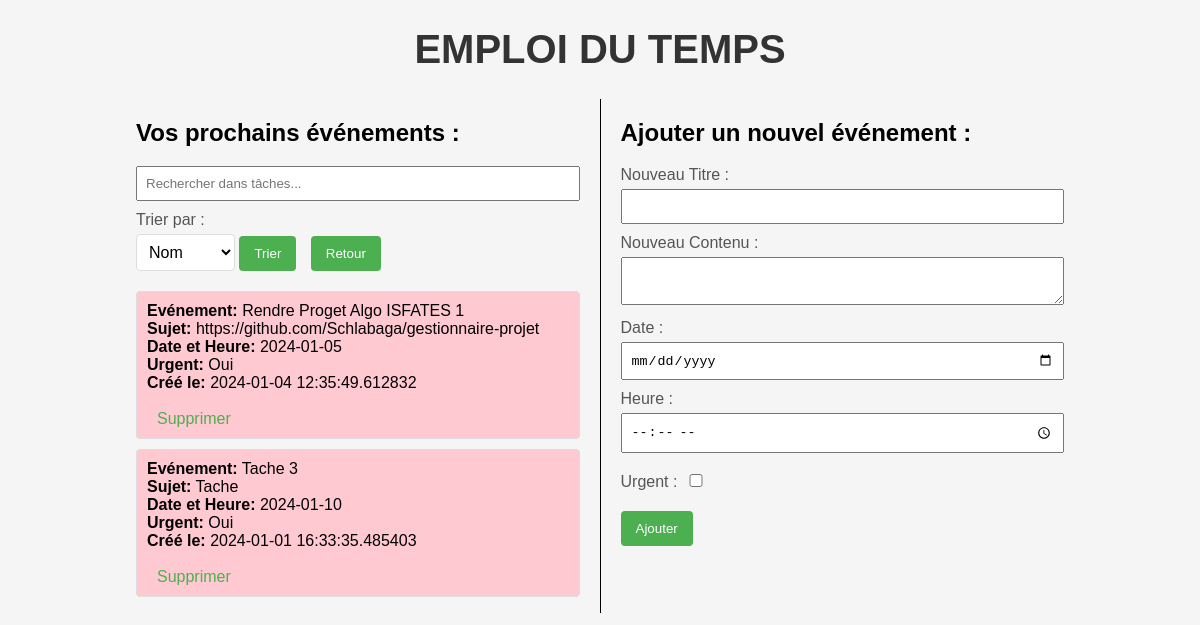
Before: / with the older database file.
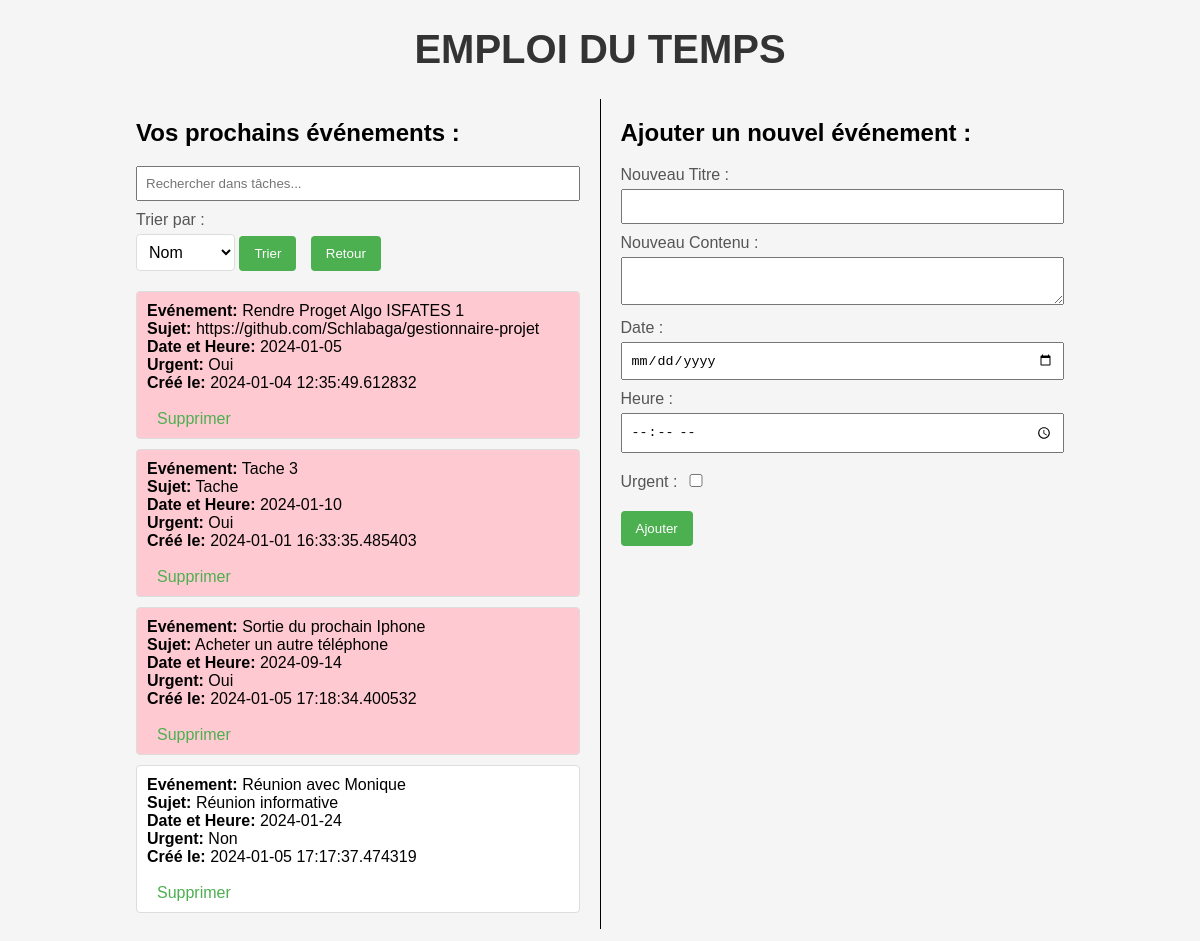
After: the same page with the newer database file.
### tables this page shows
CREATE TABLE taches (
                id INTEGER PRIMARY KEY AUTOINCREMENT,
                titre TEXT NOT NULL,
                contenu TEXT NOT NULL,
                date DATETIME,
                urgent BIT, 
                creation DATETIME DEFAULT CURRENT_TIMESTAMP  
            );

### main.py (the view)
    def accueil(self):
        self.gestionnaire_taches.supprimer_taches_expirees()
        taches = self.gestionnaire_taches.recuperer_taches()
        return render_template('accueil.html', taches=taches)

### main.py (called while the page is built)
    def recuperer_taches(self):
        with self.base_de_donnees as conn:
            cursor = conn.cursor()
            cursor.execute('SELECT id, titre, contenu, urgent, date, creation FROM taches ORDER BY date')
            return [Tache(row[0], row[1], row[2], row[3], datetime.strptime(row[4], '%d/%m/%Y %H:%M').date(), row[5]) for row in cursor.fetchall()]

    def supprimer_taches_expirees(self):
        date_actuelle = date.today()
        taches_expirees = [tache for tache in self.taches if tache.date < date_actuelle]
        with self.base_de_donnees as conn:
            cursor = conn.cursor()
            for tache in taches_expirees:
                cursor.execute('DELETE FROM taches WHERE id = ?', (tache.id,))
        self.taches = self.recuperer_taches()

### templates/accueil.html (shortened to what this page needs)
<!DOCTYPE html>
<html lang="fr">
<head>
</head>
<body>
    <h1>EMPLOI DU TEMPS</h1>
    <div class="container">
        <div class="event-container">
            {% if taches %}
                <ul id="liste-taches">
                    <h2>Vos prochains événements&nbsp;:</h2>
                    <input type="text" id="search" onkeyup="searchFunction()"
                    placeholder="Rechercher dans tâches...">
                    <form action="/trier_evenements" method="post">
                        <label for="tri">Trier par&nbsp;:</label>
                        <select name="tri" id="tri">
                            <option value="nom" selected>Nom</option>
                        </select>
                        <button type="submit">Trier</button>
                        <a href="{{ url_for('accueil') }}">
                            <button type="button">Retour</button>
                        </a>
                    </form>
                    {% for tache in taches %}
                        <li class="{{ 'urgent' if tache.urgent else '' }}">
                            <strong>Evénement:</strong> {{ tache.titre }}<br>
                            <strong>Sujet:</strong> {{ tache.contenu }}<br>
                            <strong>Date et Heure:</strong> {{ tache.date }}<br>
                            <strong>Urgent:</strong> {% if tache.urgent %}Oui{% else %}Non{% endif %}<br>
                            <strong>Créé le:</strong> {{ tache.creation }}<br><br>
                            <a href="{{ url_for('supprimer_tache', id=tache.id) }}">Supprimer</a>
                        </li>
                    {% endfor %}
                </ul>
            {% else %}
                <p>Aucun événement à afficher.</p>
            {% endif %}
        </div>
        <div class="form-container">
            <h2>Ajouter un nouvel événement&nbsp;:</h2>
            <form action="/ajouter_tache" method="post">
                <label for="titre">Nouveau Titre&nbsp;:</label>
                <input type="text" name="titre" required>
                <label for="contenu">Nouveau Contenu&nbsp;:</label>
                <textarea name="contenu" required></textarea>
                <label for="date">Date&nbsp;:</label>
                <input type="date" name="date" min="{{ date_actuelle }}" required>
                <label for="heure">Heure&nbsp;:</label>
                <input type="time" name="heure" required>
                <label class="urgent-label" for="urgent">Urgent&nbsp;:</label>
                <input type="checkbox" name="urgent" id="urgent" class="urgent-checkbox">
                <button type="submit">Ajouter</button>
            </form>
        </div>
    </div>
</body>
</html>

### templates/accueil.html (style rules this page uses)
body { font-family: Arial, sans-serif; background-color: #f5f5f5; margin: 20px; }
h1 { color: #333; font-size: 2.5em; text-align: center; }
form { margin-bottom: 20px; }
label { display: block; margin-bottom: 5px; color: #555; }
input, textarea { width: 100%; padding: 8px; margin-bottom: 10px; box-sizing: border-box; }
textarea { resize: vertical; }
.urgent-checkbox { width: 20px; margin-bottom: 20px; }
.urgent-label, .urgent-checkbox { display: inline-block; margin-top: 10px; margin-bottom: 20px; }
.urgent-label { text-align: left; }
button { background-color: #4caf50; color: white; padding: 10px 15px; border: none; border-radius: 4px; cursor: pointer; }
ul { list-style-type: none; padding: 0; }
li { background-color: #fff; border: 1px solid #ddd; margin-bottom: 10px; padding: 10px; border-radius: 4px; }
.urgent { background-color: #ffc9d1; }
a { color: #4caf50; margin-left: 10px; text-decoration: none; }
select { padding: 8px; border: 1px solid #ddd; border-radius: 4px; box-sizing: border-box; font-size: 16px; background-color: #fff; cursor: pointer; }
.container { display: flex; width: 80%; margin : auto; }
.event-container { flex: 1; border-right: 1px solid black; padding-right: 20px; }
.form-container { flex: 1; padding-left: 20px; }
.form-container button { display: block; }

Changed rows visible on the page:
added taches: titre "Sortie du prochain Iphone", contenu "Acheter un autre téléphone", date "2024-09-14", urgent "Oui", creation "2024-01-05 17:18:34.400532"
added taches: titre "Réunion avec Monique", contenu "Réunion informative", date "2024-01-24", urgent "Non", creation "2024-01-05 17:17:37.474319"
